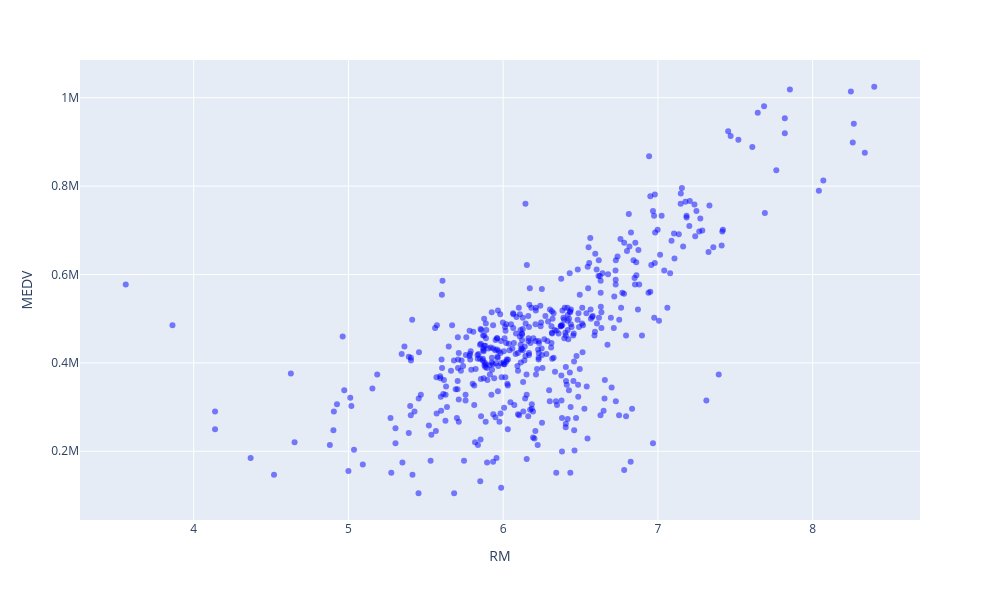

Write notebook code for a chart like this one.
### Code cell
import plotly.express as px

fig = px.scatter(
    data_frame=data,
    x='RM',
    y='MEDV',
    opacity=0.5
)

fig.update_traces(marker=dict(color='blue'))

fig.update_layout(
    width=1000,
    height=600
)

fig.show()

### Figure 1 — Plotly figure (JSON) as saved in the notebook; plotly's stock layout.template omitted (floating-point values rounded to 4 significant figures; data arrays with more than 128 entries replaced by an {"elided": "..."} marker saying what was removed)
{"data": [{"hovertemplate": "RM=%{x}<br>MEDV=%{y}<extra></extra>", "legendgroup": "", "marker": {"color": "blue", "opacity": 0.5, "symbol": "circle"}, "mode": "markers", "name": "", "orientation": "v", "showlegend": false, "type": "scatter", "x": {"elided": "489 float values"}, "xaxis": "x", "y": {"elided": "489 float values"}, "yaxis": "y"}], "layout": {"height": 600, "legend": {"tracegroupgap": 0}, "margin": {"t": 60}, "width": 1000, "xaxis": {"anchor": "y", "domain": [0, 1], "title": {"text": "RM"}}, "yaxis": {"anchor": "x", "domain": [0, 1], "title": {"text": "MEDV"}}}}
